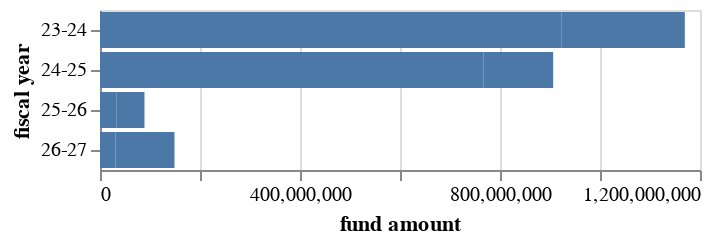

This figure's notebook cell:
### Code cell
by_year = melt.groupby(["fiscal year","project type"]).agg({
    "fund amount": "sum",
}).reset_index()

make_bar(by_year, y_axis = "fiscal year", x_axis = "fund amount",)

### Figure 1 — Vega-Lite specification as saved in the notebook (floating-point values rounded to 4 significant figures)
{"config": {"view": {"continuousWidth": 300, "continuousHeight": 300}}, "data": {"name": "data-1a35f2b93f918ce50d37230e5bc50cbf"}, "mark": {"type": "bar"}, "encoding": {"x": {"field": "fund amount", "type": "quantitative"}, "y": {"field": "fiscal year", "type": "nominal"}}, "$schema": "https://vega.github.io/schema/vega-lite/v5.17.0.json", "datasets": {"data-1a35f2b93f918ce50d37230e5bc50cbf": [{"fiscal year": "23-24", "project type": "capital", "fund amount": 923359452}, {"fiscal year": "23-24", "project type": "operating", "fund amount": 246284210}, {"fiscal year": "24-25", "project type": "capital", "fund amount": 766627316}, {"fiscal year": "24-25", "project type": "operating", "fund amount": 139712533}, {"fiscal year": "25-26", "project type": "capital", "fund amount": 32550874}, {"fiscal year": "25-26", "project type": "operating", "fund amount": 56389037}, {"fiscal year": "26-27", "project type": "capital", "fund amount": 31111978}, {"fiscal year": "26-27", "project type": "operating", "fund amount": 117851310}]}}
